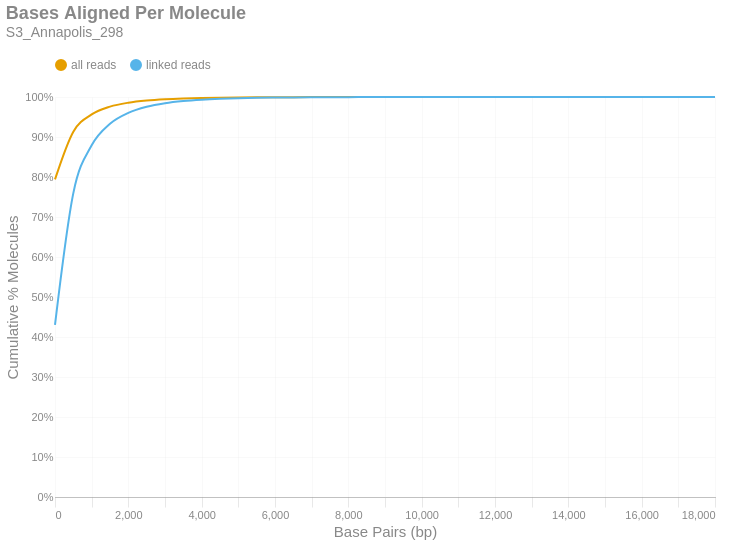

Source (notebook cell):
### Markdown cell above
### Bases Aligned Per Molecule
This is a cumulative frequency distribution showing the number of base pairs aligned per unique molecule. These data are shown in 500 bp bins. There are two distributions: one with `all reads` (yellow) and another with only `linked reads` (blue). The percent of molecules in the `linked reads` distribution is relative to the total number of linked molecules.

### Code cell
if SKIPLR:
    print_html(f"Skipped")
else:
    binned_df = consolidated_hist(valids['aligned_bp'], mask, 500, True)
    with SafeRender(binned_df):
        (
            density_plot(binned_df, 'Bases Aligned Per Molecule', samplename, 'basesper')
            .encode(
                x=alt.X('bin:Q', title="Base Pairs (bp)").axis(tickMinStep=500).scale(padding=0),
                y=alt.Y('value:Q', title='Cumulative % Molecules')
                    .axis(format='%')
                    .scale(domain = [0,1])
                    .stack(False),
                color=alt.Color("key:N").scale(domain = ["all reads", "linked reads"]),
                tooltip = [
                    alt.Tooltip("key:N", title = "Data Type"),
                    alt.Tooltip("range_label:N", title="Bases Aligned Per Molecule"),
                    alt.Tooltip("value:Q", format = ".2%", title="% Molecules (Cum.)")
                ]
            )
        ).display()

### Figure 1 — Vega-Lite specification as saved in the notebook (floating-point values rounded to 4 significant figures)
{"width": "container", "height": 400, "config": {"title": {"anchor": "start", "dy": -15, "fontSize": 18, "color": "#888888", "subtitleColor": "#888888", "subtitleFontSize": 14}, "arc": {"fill": "#0072B2"}, "axis": {"domainColor": "#888888", "domainWidth": 0.5, "gridWidth": 0.2, "grid": false, "titleFontWeight": 400, "titleFontSize": 15, "labelFontSize": 11, "labelColor": "#888888", "tickColor": "#888888", "tickWidth": 0.2, "titleColor": "#888888"}, "axisBand": {"grid": false}, "axisX": {"grid": true, "tickSize": 10, "domainCap": "round"}, "axisY": {"domain": false, "grid": true, "tickSize": 0, "domainCap": "round"}, "background": "transparent", "header": {"labelFontSize": 15, "labelColor": "#888888", "titleFontSize": 15, "titleFontWeight": 600, "titleColor": "#888888"}, "legend": {"labelFont": "sans-serif", "labelFontSize": 12, "labelColor": "#888888", "symbolSize": 100, "symbolType": "circle", "titleFontSize": 12, "titlePadding": 10, "titleColor": "#888888", "title": null, "orient": "top"}, "range": {"category": ["#E69F00", "#56B4E9", "#009E73", "#F0E442", "#0072B2", "#D55E00", "#CC79A7", "#000000"], "diverging": ["#cfe8f3", "#a2d4ec", "#73bfe2", "#46abdb", "#1696d2", "#12719e"]}, "area": {"fill": "#0072B2", "fillOpacity": 0.7, "line": true, "strokeOpacity": 0.7}, "line": {"color": "#0072B2", "stroke": "#0072B2", "strokeWidth": 2}, "trail": {"color": "#0072B2", "stroke": "#0072B2", "strokeWidth": 0, "size": 1}, "point": {"filled": true, "fillOpacity": 1.0, "size": 95}, "text": {"color": "#888888", "fontSize": 11, "align": "right", "fontWeight": 400, "size": 11}, "bar": {"fill": "#0072B2", "stroke": null}, "view": {"stroke": null, "continuousWidth": 660, "continuousHeight": 400}}, "data": {"name": "data-dea030506052d674039f1ed542fd6083"}, "mark": {"type": "line", "interpolate": "monotone", "point": {"opacity": 0, "size": 275}}, "encoding": {"color": {"field": "key", "scale": {"domain": ["all reads", "linked reads"]}, "type": "nominal"}, "tooltip": [{"field": "key", "title": "Data Type", "type": "nominal"}, {"field": "range_label", "title": "Bases Aligned Per Molecule", "type": "nominal"}, {"field": "value", "format": ".2%", "title": "% Molecules (Cum.)", "type": "quantitative"}], "x": {"axis": {"tickMinStep": 500}, "field": "bin", "scale": {"padding": 0}, "title": "Base Pairs (bp)", "type": "quantitative"}, "y": {"axis": {"format": "%"}, "field": "value", "scale": {"domain": [0, 1]}, "stack": false, "title": "Cumulative % Molecules", "type": "quantitative"}}, "params": [{"name": "param_c36ac31b6afebe62", "select": {"type": "point", "fields": ["key"]}, "bind": "legend"}], "title": {"text": "Bases Aligned Per Molecule", "subtitle": "S3_Annapolis_298"}, "transform": [{"fold": ["all reads (cumsum)", "linked reads (cumsum)"]}, {"calculate": "replace(datum.key, ' (cumsum)', '')", "as": "key"}, {"filter": {"param": "param_c36ac31b6afebe62"}}], "usermeta": {"embedOptions": {"downloadFileName": "S3_Annapolis_298.basesper"}}, "$schema": "https://vega.github.io/schema/vega-lite/v6.1.0.json", "datasets": {"data-dea030506052d674039f1ed542fd6083": [{"bin": "0.0", "interval": "0.0-500.0", "all reads": 0.7939, "linked reads": 0.4302, "all reads (cumsum)": 0.7939, "linked reads (cumsum)": 0.4302, "range_label": "0-499"}, {"bin": "500.0", "interval": "500.0-1000.0", "all reads": 0.1194, "linked reads": 0.3295, "all reads (cumsum)": 0.9133, "linked reads (cumsum)": 0.7598, "range_label": "500-999"}, {"bin": "1000.0", "interval": "1000.0-1500.0", "all reads": 0.04316, "linked reads": 0.1196, "all reads (cumsum)": 0.9565, "linked reads (cumsum)": 0.8794, "range_label": "1000-1499"}, {"bin": "1500.0", "interval": "1500.0-2000.0", "all reads": 0.01942, "linked reads": 0.05386, "all reads (cumsum)": 0.9759, "linked reads (cumsum)": 0.9332, "range_label": "1500-1999"}, {"bin": "2000.0", "interval": "2000.0-2500.0", "all reads": 0.009816, "linked reads": 0.02722, "all reads (cumsum)": 0.9857, "linked reads (cumsum)": 0.9605, "range_label": "2000-2499"}, {"bin": "2500.0", "interval": "2500.0-3000.0", "all reads": 0.005469, "linked reads": 0.01517, "all reads (cumsum)": 0.9912, "linked reads (cumsum)": 0.9756, "range_label": "2500-2999"}, {"bin": "3000.0", "interval": "3000.0-3500.0", "all reads": 0.003214, "linked reads": 0.008916, "all reads (cumsum)": 0.9944, "linked reads (cumsum)": 0.9845, "range_label": "3000-3499"}, {"bin": "3500.0", "interval": "3500.0-4000.0", "all reads": 0.00196, "linked reads": 0.005437, "all reads (cumsum)": 0.9964, "linked reads (cumsum)": 0.99, "range_label": "3500-3999"}, {"bin": "4000.0", "interval": "4000.0-4500.0", "all reads": 0.001235, "linked reads": 0.003426, "all reads (cumsum)": 0.9976, "linked reads (cumsum)": 0.9934, "range_label": "4000-4499"}, {"bin": "4500.0", "interval": "4500.0-5000.0", "all reads": 0.0008016, "linked reads": 0.002223, "all reads (cumsum)": 0.9984, "linked reads (cumsum)": 0.9956, "range_label": "4500-4999"}, {"bin": "5000.0", "interval": "5000.0-5500.0", "all reads": 0.0005131, "linked reads": 0.001423, "all reads (cumsum)": 0.9989, "linked reads (cumsum)": 0.9971, "range_label": "5000-5499"}, {"bin": "5500.0", "interval": "5500.0-6000.0", "all reads": 0.0003297, "linked reads": 0.0009145, "all reads (cumsum)": 0.9993, "linked reads (cumsum)": 0.998, "range_label": "5500-5999"}, {"bin": "6000.0", "interval": "6000.0-6500.0", "all reads": 0.0002162, "linked reads": 0.0005996, "all reads (cumsum)": 0.9995, "linked reads (cumsum)": 0.9986, "range_label": "6000-6499"}, {"bin": "6500.0", "interval": "6500.0-7000.0", "all reads": 0.0001737, "linked reads": 0.0004818, "all reads (cumsum)": 0.9997, "linked reads (cumsum)": 0.9991, "range_label": "6500-6999"}, {"bin": "7000.0", "interval": "7000.0-7500.0", "all reads": 0.0001001, "linked reads": 0.0002776, "all reads (cumsum)": 0.9998, "linked reads (cumsum)": 0.9993, "range_label": "7000-7499"}, {"bin": "7500.0", "interval": "7500.0-8000.0", "all reads": 7.402e-05, "linked reads": 0.0002053, "all reads (cumsum)": 0.9998, "linked reads (cumsum)": 0.9995, "range_label": "7500-7999"}, {"bin": "8000.0", "interval": "8000.0-8500.0", "all reads": 4.878e-05, "linked reads": 0.0001353, "all reads (cumsum)": 0.9999, "linked reads (cumsum)": 0.9997, "range_label": "8000-8499"}, {"bin": "8500.0", "interval": "8500.0-9000.0", "all reads": 3.238e-05, "linked reads": 8.982e-05, "all reads (cumsum)": 0.9999, "linked reads (cumsum)": 0.9998, "range_label": "8500-8999"}, {"bin": "9000.0", "interval": "9000.0-9500.0", "all reads": 2.734e-05, "linked reads": 7.582e-05, "all reads (cumsum)": 0.9999, "linked reads (cumsum)": 0.9998, "range_label": "9000-9499"}, {"bin": "9500.0", "interval": "9500.0-10000.0", "all reads": 1.85e-05, "linked reads": 5.133e-05, "all reads (cumsum)": 1.0, "linked reads (cumsum)": 0.9999, "range_label": "9500-9999"}, {"bin": "10000.0", "interval": "10000.0-10500.0", "all reads": 1.136e-05, "linked reads": 3.15e-05, "all reads (cumsum)": 1.0, "linked reads (cumsum)": 0.9999, "range_label": "10000-10499"}, {"bin": "10500.0", "interval": "10500.0-11000.0", "all reads": 6.308e-06, "linked reads": 1.75e-05, "all reads (cumsum)": 1.0, "linked reads (cumsum)": 0.9999, "range_label": "10500-10999"}, {"bin": "11000.0", "interval": "11000.0-11500.0", "all reads": 6.729e-06, "linked reads": 1.866e-05, "all reads (cumsum)": 1.0, "linked reads (cumsum)": 1.0, "range_label": "11000-11499"}, {"bin": "11500.0", "interval": "11500.0-12000.0", "all reads": 4.206e-06, "linked reads": 1.167e-05, "all reads (cumsum)": 1.0, "linked reads (cumsum)": 1.0, "range_label": "11500-11999"}, {"bin": "12000.0", "interval": "12000.0-12500.0", "all reads": 4.626e-06, "linked reads": 1.283e-05, "all reads (cumsum)": 1.0, "linked reads (cumsum)": 1.0, "range_label": "12000-12499"}, {"bin": "12500.0", "interval": "12500.0-13000.0", "all reads": 8.411e-07, "linked reads": 2.333e-06, "all reads (cumsum)": 1.0, "linked reads (cumsum)": 1.0, "range_label": "12500-12999"}, {"bin": "13000.0", "interval": "13000.0-13500.0", "all reads": 1.262e-06, "linked reads": 3.5e-06, "all reads (cumsum)": 1.0, "linked reads (cumsum)": 1.0, "range_label": "13000-13499"}, {"bin": "13500.0", "interval": "13500.0-14000.0", "all reads": 1.262e-06, "linked reads": 3.5e-06, "all reads (cumsum)": 1.0, "linked reads (cumsum)": 1.0, "range_label": "13500-13999"}, {"bin": "14000.0", "interval": "14000.0-14500.0", "all reads": 8.411e-07, "linked reads": 2.333e-06, "all reads (cumsum)": 1.0, "linked reads (cumsum)": 1.0, "range_label": "14000-14499"}, {"bin": "14500.0", "interval": "14500.0-15000.0", "all reads": 1.262e-06, "linked reads": 3.5e-06, "all reads (cumsum)": 1.0, "linked reads (cumsum)": 1.0, "range_label": "14500-14999"}, {"bin": "15000.0", "interval": "15000.0-15500.0", "all reads": 0.0, "linked reads": 0.0, "all reads (cumsum)": 1.0, "linked reads (cumsum)": 1.0, "range_label": "15000-15499"}, {"bin": "15500.0", "interval": "15500.0-16000.0", "all reads": 0.0, "linked reads": 0.0, "all reads (cumsum)": 1.0, "linked reads (cumsum)": 1.0, "range_label": "15500-15999"}, {"bin": "16000.0", "interval": "16000.0-16500.0", "all reads": 4.206e-07, "linked reads": 1.167e-06, "all reads (cumsum)": 1.0, "linked reads (cumsum)": 1.0, "range_label": "16000-16499"}, {"bin": "16500.0", "interval": "16500.0-17000.0", "all reads": 0.0, "linked reads": 0.0, "all reads (cumsum)": 1.0, "linked reads (cumsum)": 1.0, "range_label": "16500-16999"}, {"bin": "17000.0", "interval": "17000.0-17500.0", "all reads": 8.411e-07, "linked reads": 2.333e-06, "all reads (cumsum)": 1.0, "linked reads (cumsum)": 1.0, "range_label": "17000-17499"}, {"bin": "17500.0", "interval": "17500.0-18000.0", "all reads": 0.0, "linked reads": 0.0, "all reads (cumsum)": 1.0, "linked reads (cumsum)": 1.0, "range_label": "17500-17999"}, {"bin": "18000.0", "interval": "18000.0-18500.0", "all reads": 4.206e-07, "linked reads": 1.167e-06, "all reads (cumsum)": 1.0, "linked reads (cumsum)": 1.0, "range_label": "18000-18499"}]}}
